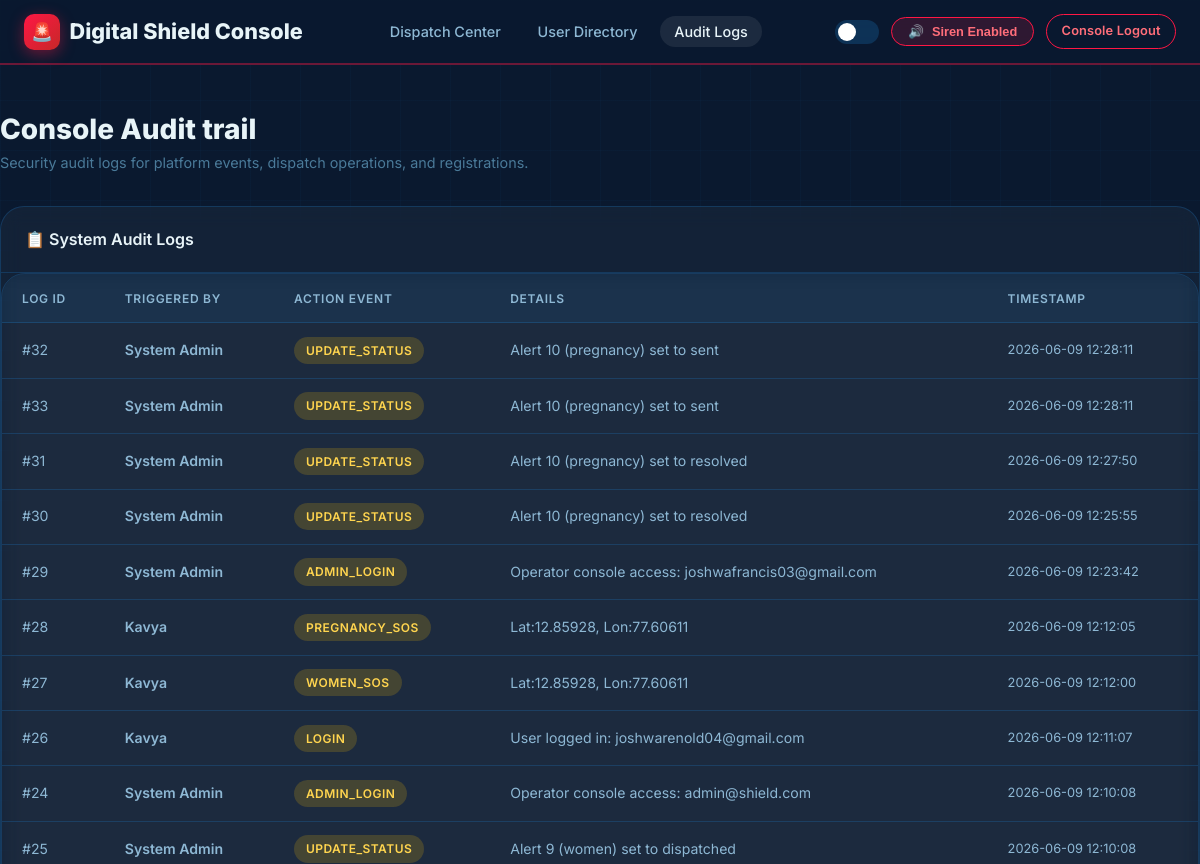
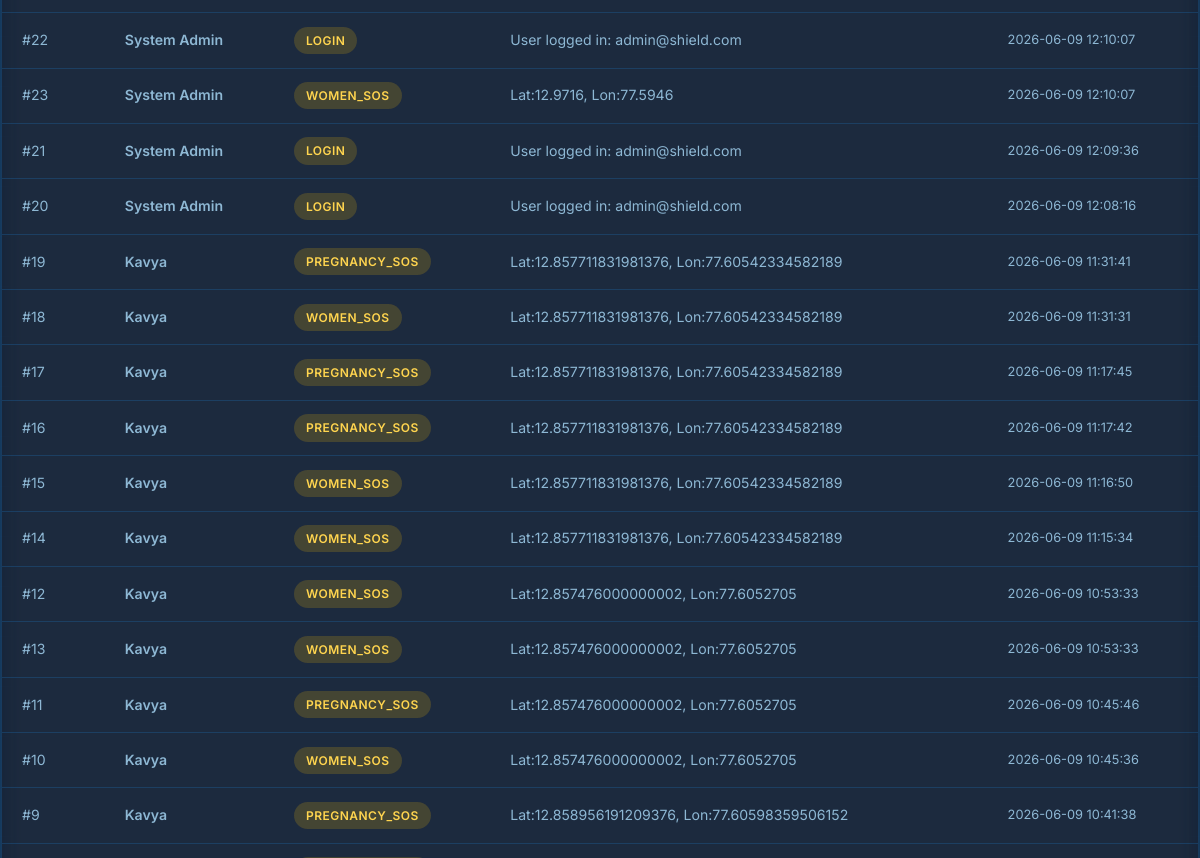
Page /logs (signed in, upper part) on the earlier database version (2 pictures, top to bottom).
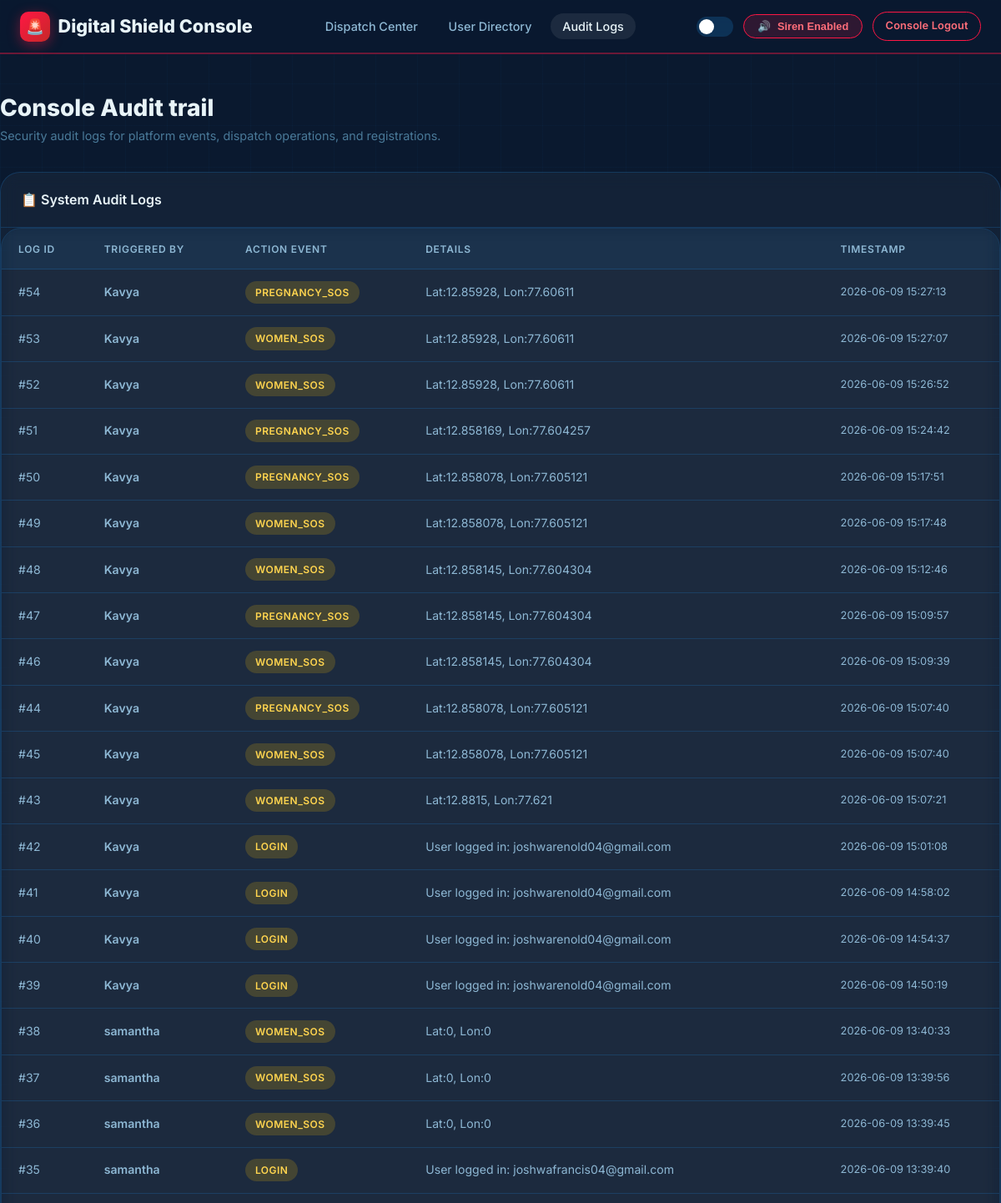
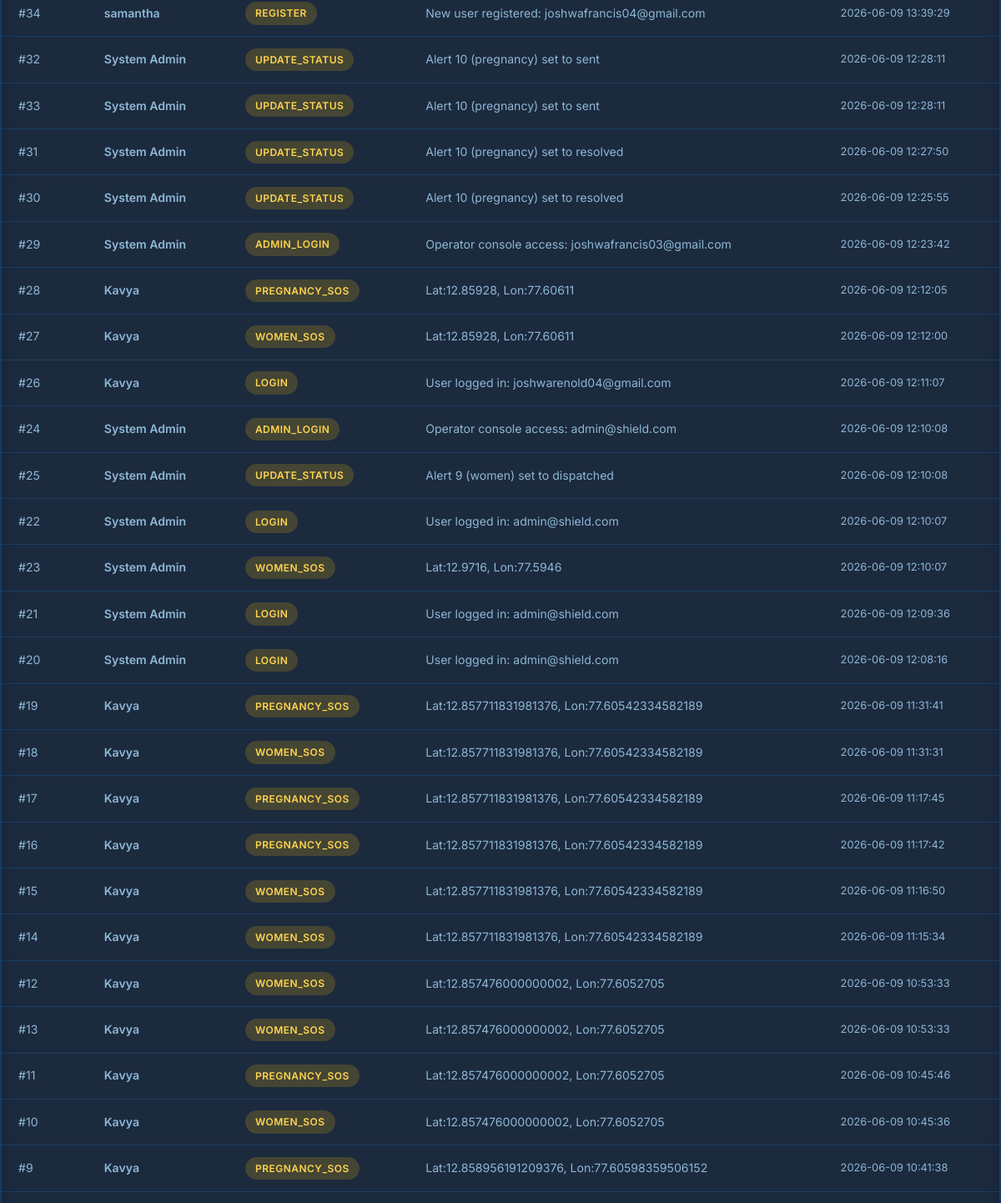
Same page on the later database version (2 pictures, top to bottom).
### tables this page shows
CREATE TABLE admin_logs (
            id         INTEGER PRIMARY KEY AUTOINCREMENT,
            user_id    INTEGER REFERENCES users(id) ON DELETE SET NULL,
            action     TEXT    NOT NULL,
            details    TEXT,
            created_at TEXT    DEFAULT (datetime('now','localtime'))
        );

CREATE TABLE users (
            id            INTEGER PRIMARY KEY AUTOINCREMENT,
            full_name     TEXT    NOT NULL,
            mobile        TEXT    NOT NULL UNIQUE,
            email         TEXT    NOT NULL UNIQUE,
            password_hash TEXT    NOT NULL,
            address       TEXT,
            blood_group   TEXT,
            is_admin      INTEGER DEFAULT 0,
            created_at    TEXT    DEFAULT (datetime('now','localtime'))
        );

### app_operator.py (the view)
@app.route("/logs")
@admin_required
def logs():
    audit_logs = db.get_admin_logs(limit=100)
    return render_template("operator_logs.html", logs=audit_logs)

### app_operator.py (called while the page is built)
@app.after_request
def add_no_cache_headers(response):
    if request.path.startswith('/static/'):
        response.headers['Cache-Control'] = 'no-store, no-cache, must-revalidate, max-age=0'
        response.headers['Pragma'] = 'no-cache'
        response.headers['Expires'] = '0'
    return response

def admin_required(f):
    @wraps(f)
    def decorated(*args, **kwargs):
        if "user_id" not in session:
            return redirect(url_for("login"))
        user = db.get_user_by_id(session["user_id"])
        if not user or not user["is_admin"]:
            session.clear()
            flash("Operator/Admin access required.", "danger")
            return redirect(url_for("login"))
        return f(*args, **kwargs)
    return decorated

### database.py (called while the page is built)
def get_db():
    conn = sqlite3.connect(DATABASE)
    conn.row_factory = sqlite3.Row  # Return rows as dict-like objects
    conn.execute("PRAGMA foreign_keys = ON")
    return conn

def get_user_by_id(user_id: int):
    conn = get_db()
    user = conn.execute("SELECT * FROM users WHERE id = ?", (user_id,)).fetchone()
    conn.close()
    return user

### templates/operator_logs.html (shortened to what this page needs)
{% extends "operator_base.html" %}
{% block content %}
<div class="container dashboard-page">
  <div class="mb-3">
    <h2 class="page-title">Console Audit trail</h2>
    <p class="page-subtitle">Security audit logs for platform events, dispatch operations, and registrations.</p>
  </div>
  <div class="card">
    <div class="card-header">
      <span>📋 System Audit Logs</span>
    </div>
    <div class="card-body" style="padding: 0;">
      <div class="table-wrapper">
        <table>
          <thead>
            <tr>
              <th>Log ID</th>
              <th>Triggered By</th>
              <th>Action Event</th>
              <th>Details</th>
              <th>Timestamp</th>
            </tr>
          </thead>
          <tbody>
            {% for log in logs %}
              <tr>
                <td>#{{ log.id }}</td>
                <td style="font-weight: 600;">
                  {{ log.full_name or 'System/Anonymous' }}
                </td>
                <td>
                  <span class="badge badge-yellow">{{ log.action }}</span>
                </td>
                <td>{{ log.details or '—' }}</td>
                <td style="font-size: 0.8rem;">{{ log.created_at }}</td>
              </tr>
            {% endfor %}
          </tbody>
        </table>
      </div>
    </div>
  </div>
</div>
{% endblock %}

Differences in the rows shown:
added admin_logs: id "54", full_name "Kavya", action "PREGNANCY_SOS", details "Lat:12.85928, Lon:77.60611", created_at "2026-06-09 15:27:13"
added admin_logs: id "53", full_name "Kavya", action "WOMEN_SOS", details "Lat:12.85928, Lon:77.60611", created_at "2026-06-09 15:27:07"
added admin_logs: id "52", full_name "Kavya", action "WOMEN_SOS", details "Lat:12.85928, Lon:77.60611", created_at "2026-06-09 15:26:52"
added admin_logs: id "51", full_name "Kavya", action "PREGNANCY_SOS", details "Lat:12.858169, Lon:77.604257", created_at "2026-06-09 15:24:42"
added admin_logs: id "50", full_name "Kavya", action "PREGNANCY_SOS", details "Lat:12.858078, Lon:77.605121", created_at "2026-06-09 15:17:51"
added admin_logs: id "49", full_name "Kavya", action "WOMEN_SOS", details "Lat:12.858078, Lon:77.605121", created_at "2026-06-09 15:17:48"
added admin_logs: id "48", full_name "Kavya", action "WOMEN_SOS", details "Lat:12.858145, Lon:77.604304", created_at "2026-06-09 15:12:46"
added admin_logs: id "47", full_name "Kavya", action "PREGNANCY_SOS", details "Lat:12.858145, Lon:77.604304", created_at "2026-06-09 15:09:57"
added admin_logs: id "46", full_name "Kavya", action "WOMEN_SOS", details "Lat:12.858145, Lon:77.604304", created_at "2026-06-09 15:09:39"
added admin_logs: id "44", full_name "Kavya", action "PREGNANCY_SOS", details "Lat:12.858078, Lon:77.605121", created_at "2026-06-09 15:07:40"
added admin_logs: id "45", full_name "Kavya", action "WOMEN_SOS", details "Lat:12.858078, Lon:77.605121", created_at "2026-06-09 15:07:40"
added admin_logs: id "43", full_name "Kavya", action "WOMEN_SOS", details "Lat:12.8815, Lon:77.621", created_at "2026-06-09 15:07:21"
added admin_logs: id "42", full_name "Kavya", action "LOGIN", details "User logged in: joshwarenold04@gmail.com", created_at "2026-06-09 15:01:08"
added admin_logs: id "41", full_name "Kavya", action "LOGIN", details "User logged in: joshwarenold04@gmail.com", created_at "2026-06-09 14:58:02"
added admin_logs: id "40", full_name "Kavya", action "LOGIN", details "User logged in: joshwarenold04@gmail.com", created_at "2026-06-09 14:54:37"
added admin_logs: id "39", full_name "Kavya", action "LOGIN", details "User logged in: joshwarenold04@gmail.com", created_at "2026-06-09 14:50:19"
added admin_logs: id "38", full_name "samantha", action "WOMEN_SOS", details "Lat:0, Lon:0", created_at "2026-06-09 13:40:33"
added admin_logs: id "37", full_name "samantha", action "WOMEN_SOS", details "Lat:0, Lon:0", created_at "2026-06-09 13:39:56"
added admin_logs: id "36", full_name "samantha", action "WOMEN_SOS", details "Lat:0, Lon:0", created_at "2026-06-09 13:39:45"
added admin_logs: id "35", full_name "samantha", action "LOGIN", details "User logged in: joshwafrancis04@gmail.com", created_at "2026-06-09 13:39:40"
added admin_logs: id "34", full_name "samantha", action "REGISTER", details "New user registered: joshwafrancis04@gmail.com", created_at "2026-06-09 13:39:29"
